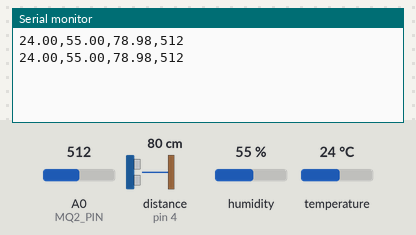
A sketch run on a simulated Arduino Uno, built with avr-gcc and run on an emulated ATmega328P. Parts: the last lines printed to the serial monitor. Wiring (inferred from the names in the program): ultrasonic range finder: trigger pin 3; echo pin 4. Inputs (shaded band) come from the test bench; at power-on: distance to the obstacle (sensor on pin 4) 80 cm, humidity 55 %, A0 (MQ2_PIN) = 512, temperature 24 °C. The echo pulse lasts 58.3 µs per cm.

Above: at 1.8 s.
1.9 s: distance to the obstacle (sensor on pin 4) set to 2 cm
At 3.3 s:
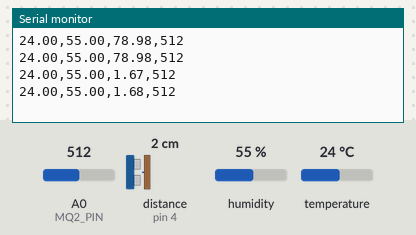
3.4 s: humidity set to 22 %
At 4.7 s:
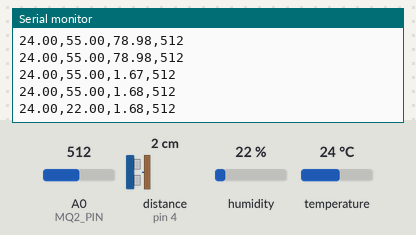
4.9 s: A0 (MQ2_PIN) set to 716
At 5.6 s:
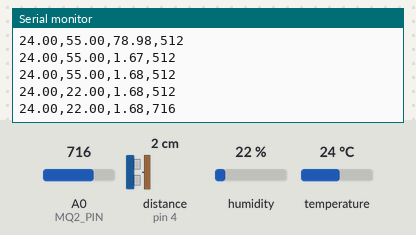
6.4 s: temperature set to 12 °C
At 7.7 s:
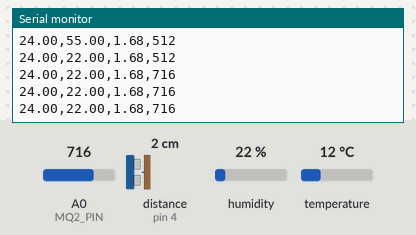
7.9 s: distance to the obstacle (sensor on pin 4) set to 4 cm
At 9.3 s:
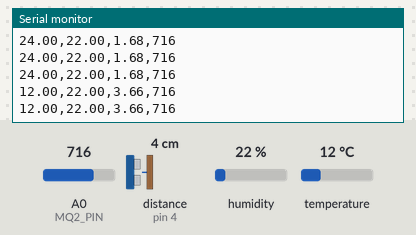
9.4 s: A0 (MQ2_PIN) set to 992
At 11.0 s:
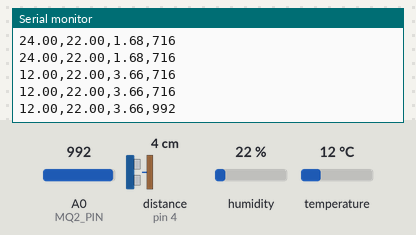
Timing chart, 0 to 11.9 s (numbered marks = the images above; inputs shaded):
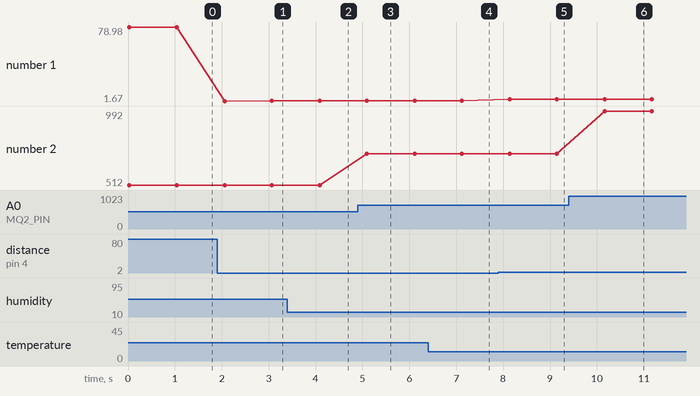

Measured:
- after the input at 1.9 s, the serial monitor: prints a new line after 0.16 s (image 1)
- after the input at 3.4 s, the serial monitor: prints a new line after 0.69 s (image 2)
- after the input at 4.9 s, the serial monitor: prints a new line after 0.19 s (image 3)
- after the input at 7.9 s, the serial monitor: prints a new line after 0.24 s (image 5)
- after the input at 9.4 s, the serial monitor: prints a new line after 0.77 s (image 6)
- plotted number 1: 78.98 → 1.68 after the input at 1.9 s, 1.68 → 3.66 after the input at 7.9 s
- plotted number 2: 512 → 716 after the input at 4.9 s, 716 → 992 after the input at 9.4 s

The sketch:

proyecto-microo.ino
```cpp
#include <DHT.h>

#define DHTPIN 2
#define DHTTYPE DHT11

#define TRIG_PIN 3
#define ECHO_PIN 4
#define MQ2_PIN A0

DHT dht(DHTPIN, DHTTYPE);

void setup() {
  Serial.begin(9600);
  dht.begin();
  pinMode(TRIG_PIN, OUTPUT);
  pinMode(ECHO_PIN, INPUT);
}

float leerDistanciaCM() {
  digitalWrite(TRIG_PIN, LOW);
  delayMicroseconds(2);
  digitalWrite(TRIG_PIN, HIGH);
  delayMicroseconds(10);
  digitalWrite(TRIG_PIN, LOW);

  long duracion = pulseIn(ECHO_PIN, HIGH);
  float distancia = duracion * 0.034 / 2;  // cm
  return distancia;
}

void loop() {
  float temp = dht.readTemperature();
  float hum = dht.readHumidity();
  float dist = leerDistanciaCM();
  int gas = analogRead(MQ2_PIN);

  // Validaciones mínimas
  if (isnan(temp) || isnan(hum)) {
    Serial.println("0,0,0,0");
  } else {
    Serial.print(temp); Serial.print(",");
    Serial.print(hum); Serial.print(",");
    Serial.print(dist); Serial.print(",");
    Serial.println(gas);
  }

  delay(1000);
}
```
